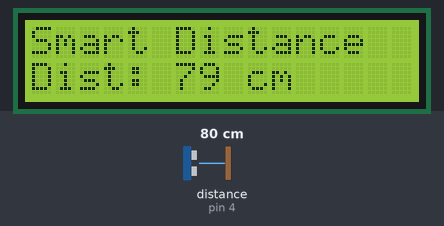
The sketch below on a simulated Arduino Nano, built with avr-gcc and run on an emulated ATmega328P. On the bench: 16×2 character LCD. Wiring (inferred from the names in the program): ultrasonic range finder: trigger pin 5; echo pin 4. The inputs (shaded band) are chosen by the test bench; at power-on: distance to the obstacle (sensor on pin 4) 80 cm. The echo pulse lasts 58.3 µs per cm.

Above: at 1.2 s.
1.3 s: distance to the obstacle (sensor on pin 4) set to 2 cm
At 2.0 s:
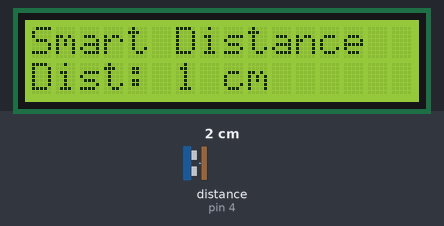
2.9 s: distance to the obstacle (sensor on pin 4) set to 4 cm
At 3.7 s:
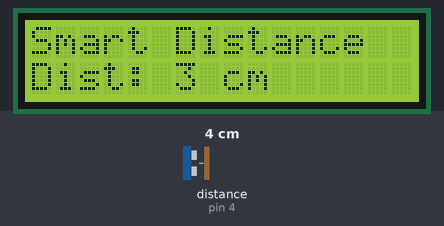
4.5 s: distance to the obstacle (sensor on pin 4) set to 9 cm
At 5.4 s:
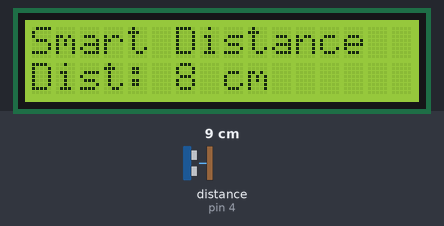
Timing chart, 0 to 7.5 s (numbered marks = the images above; inputs shaded):
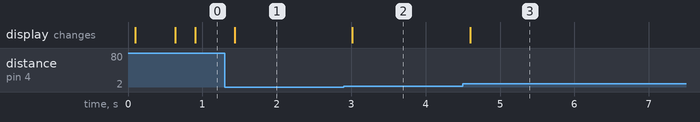

Measured:
- after the input at 1.3 s, the display: changes after 0.14 s (image 1)
- after the input at 2.9 s, the display: changes after 0.12 s (image 2)
- after the input at 4.5 s, the display: changes after 0.10 s (image 3)

The sketch:

ultrasonic-lcd.ino
```cpp
/*
  Course 6: Smart Distance Indicator (HC-SR04 + I2C LCD)
*/
#include <Wire.h>
#include <LiquidCrystal_I2C.h>

LiquidCrystal_I2C lcd(0x27, 16, 2);

const int trigPin = 5;
const int echoPin = 4;

long duration;
int distance;

void setup() {
  pinMode(trigPin, OUTPUT);
  pinMode(echoPin, INPUT);

  lcd.init();
  lcd.backlight();

  lcd.setCursor(0, 0);
  lcd.print("Smart Distance");
}

void loop() {
  // إرسال نبضة الحساس
  digitalWrite(trigPin, LOW);
  delayMicroseconds(2);
  digitalWrite(trigPin, HIGH);
  delayMicroseconds(10);
  digitalWrite(trigPin, LOW);

  // قياس وقت الارتداد وحساب المسافة
  duration = pulseIn(echoPin, HIGH);
  distance = duration * 0.034 / 2;

  // عرض المسافة على شاشة LCD
  lcd.setCursor(0, 1);
  lcd.print("Dist: ");
  lcd.print(distance);
  lcd.print(" cm   "); // مسافات إضافية لمسح الآثار القديمة للأرقام

  delay(250);
}
```
